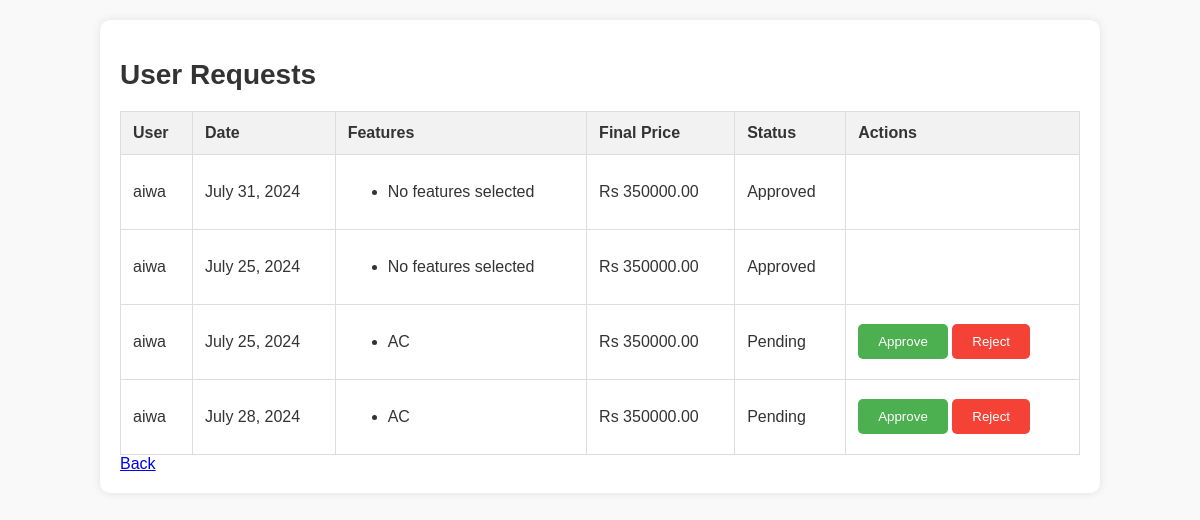
/user_requests/ (signed in), run on an earlier commit of the app's database.
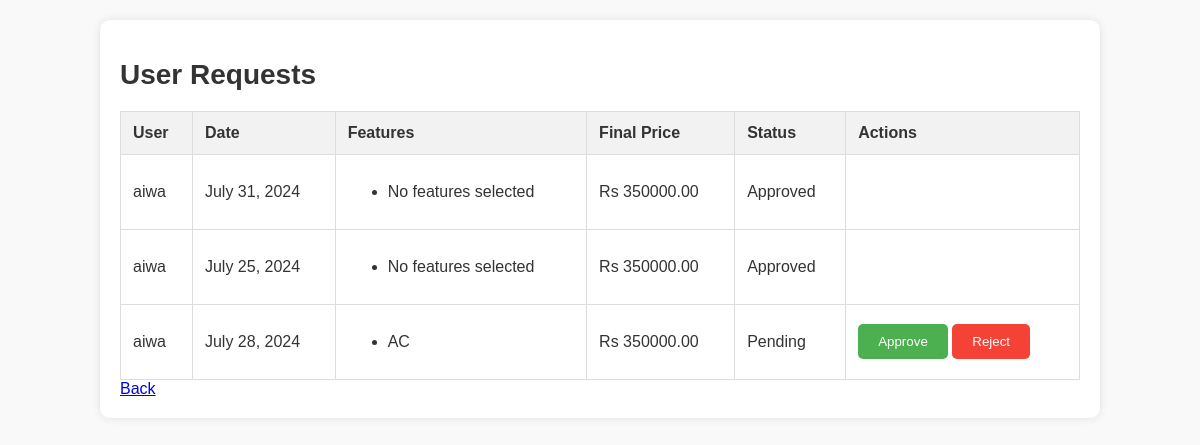
And on a later commit of the database.
### auditorium/models.py (models this page shows, shortened)
class UserRequest(models.Model):
    user = models.ForeignKey(User, on_delete=models.CASCADE)
    auditorium = models.ForeignKey(Auditorium, on_delete=models.CASCADE)
    date = models.DateField()
    features = models.ManyToManyField(Feature)
    final_price = models.DecimalField(max_digits=10, decimal_places=2)
    approved = models.BooleanField(default=False)
    payment_requested = models.BooleanField(default=False)
    stripe_payment_intent_id = models.CharField(max_length=255, blank=True, null=True)
    created_at = models.DateTimeField(auto_now_add=True)

class User(AbstractBaseUser, PermissionsMixin):
    username = models.CharField(max_length=150, unique=True)
    email = models.EmailField(unique=True)
    role = models.CharField(max_length=50, blank=True, null=True)
    is_staff = models.BooleanField(default=False)
    is_active = models.BooleanField(default=True)
    groups = models.ManyToManyField(Group, related_name='custom_user_groups')
    user_permissions = models.ManyToManyField(Permission, related_name='custom_user_permissions')
    objects = CustomUserManager()
    USERNAME_FIELD = 'email'
    REQUIRED_FIELDS = ['username']

class Feature(models.Model):
    name = models.CharField(max_length=255)
    amount = models.DecimalField(max_digits=10, decimal_places=2)
    auditorium = models.ForeignKey(Auditorium, related_name='auditorium_features', on_delete=models.CASCADE)

### auditorium/views.py (the view)
# urls.py: path('user_requests/', views.user_requests, name='user_requests'),
@login_required
def user_requests(request):
    requests = UserRequest.objects.filter(auditorium__user=request.user)
    context = {
        'requests': requests
    }
    return render(request, 'user_requests.html', context)

### auditorium/templates/user_requests.html (shortened to what this page needs)
<!DOCTYPE html>
<html lang="en">
<head>
</head>
<body>
    <div class="container">
        <h1>User Requests</h1>
        <table>
            <thead>
                <tr>
                    <th>User</th>
                    <th>Date</th>
                    <th>Features</th>
                    <th>Final Price</th>
                    <th>Status</th>
                    <th>Actions</th>
                </tr>
            </thead>
            <tbody>
                {% for request in requests %}
                <tr>
                    <td>{{ request.user.username }}</td>
                    <td>{{ request.date }}</td>
                    <td>
                        <ul>
                            {% for feature in request.features.all %}
                            <li>{{ feature.name }}</li>
                            {% empty %}
                            <li>No features selected</li>
                            {% endfor %}
                        </ul>
                    </td>
                    <td>Rs {{ request.final_price }}</td>
                    <td>{% if request.approved %}Approved{% else %}Pending{% endif %}</td>
                    <td class="actions">
                        {% if not request.approved %}
                        <form method="post" action="{% url 'approve_request' request.id %}">
                            <button type="submit" class="approve-btn">Approve</button>
                        </form>
                        <form method="post" action="{% url 'reject_request' request.id %}">
                            <button type="submit" class="reject-btn">Reject</button>
                        </form>
                        {% endif %}
                    </td>
                </tr>
                {% endfor %}
            </tbody>
        </table>
        <a href="{% url 'event_host_index' %}">Back</a>
    </div>
</body>
</html>

What changed in the data, as far as the page shows it:
removed UserRequest: user.username "aiwa", date "July 25, 2024", final_price "350000.00", approved "Pending", Feature (name "AC")
